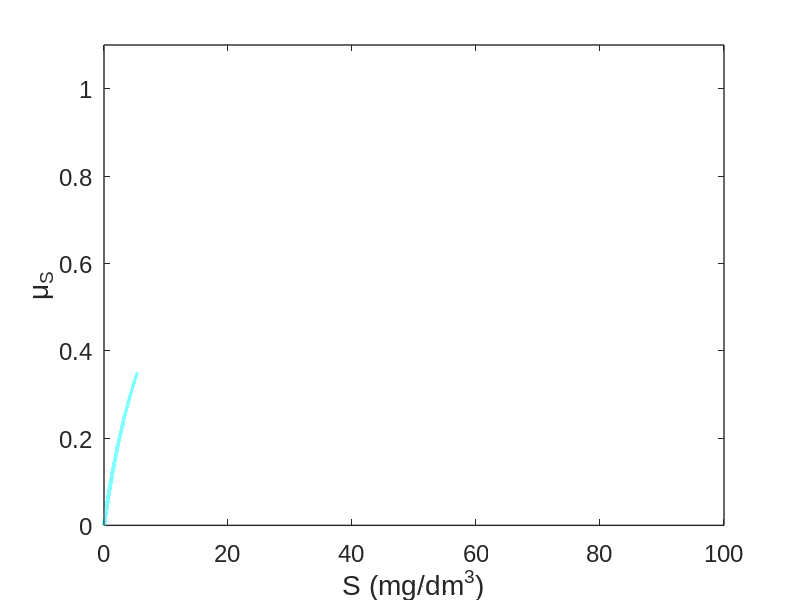
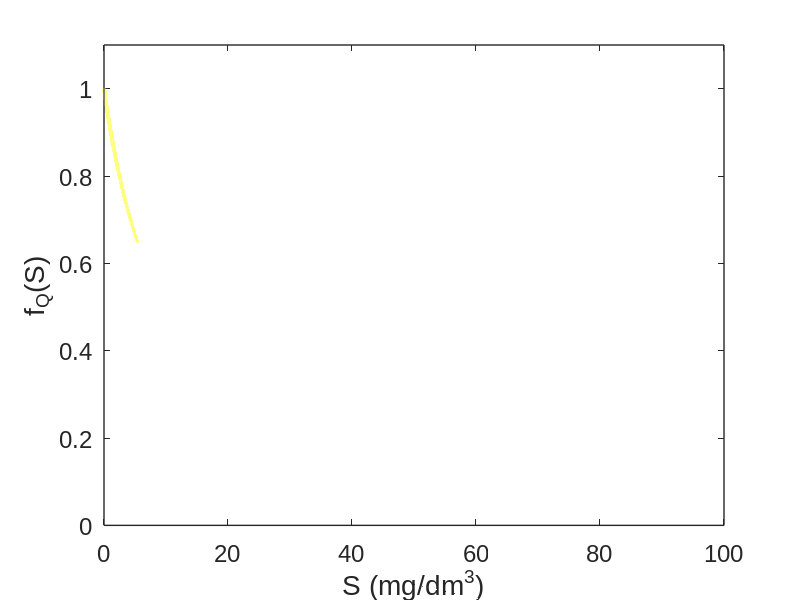
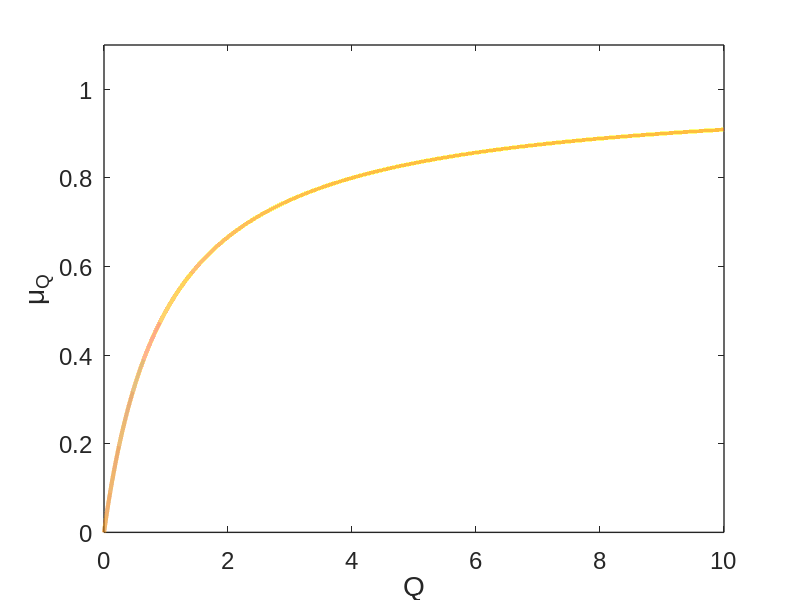

These figures' MATLAB source, in order:
close all ; clear;clc;
%%
K_S = 10; 
K_Q = 10;
ns  = 1;
nQ  = 1;
%
dS=0.0001;
S0=100;
S=0:dS:S0;
Q=0:0.0001:10;
A=0:0.0001:100;
m=5;
K_I=19.9;
%
muS=((S/K_S).^ns)./(1+((S/K_S).^ns));
fQS=1./(1+((S/K_Q).^nQ));
muQ=Q./(1+Q);
muA=1./(1+((A/K_I).^m));
%
fontsize=17;
set(0,'defaultAxesFontName', 'Arial','defaultAxesFontsize',fontsize);
set(0,'defaultTextFontName', 'Arial','defaultTextFontsize',fontsize);
set(0,'defaultfigurecolor','w')
%%fig1B
Orange=[0.88,0.51,0.13];
Blue=[0.49,0.69,0.81];
Green=[0.56,0.68,0.45];
textsize=20;
%fig1B
figure
plot(S,muS,'color',Blue, 'LineWidth',3);
ylim([0 1.1])
xlabel('S (mg/dm^3)','fontsize',textsize);ylabel('\mu_S','fontsize',textsize);
set(gca,'linewidth',1)
set(gcf,'position',[538.6,453.8,381.6,276.8])
%%fig1C
% figure
% plot(A,muA,'color',Blue, 'LineWidth',3);
% ylim([0 1.1])
% xlim([0 50])
% xlabel('A (mg/dm^3)','fontsize',textsize);ylabel('\mu_A','fontsize',textsize);
%%fig1D
figure
plot(S,fQS,'color',Orange, 'LineWidth',3)
ylim([0 1.1])
xlabel('S (mg/dm^3)','fontsize',textsize);ylabel('f_Q(S)','fontsize',textsize);
set(gca,'linewidth',1)
set(gcf,'position',[538.6,453.8,381.6,276.8])
%%fig1E
figure
plot(Q,muQ,'color',Orange, 'LineWidth',3)
ylim([0 1.1])
xlabel('Q','fontsize',textsize);ylabel('\mu_Q','fontsize',textsize);
set(gca,'linewidth',1)
set(gcf,'position',[538.6,453.8,381.6,276.8])